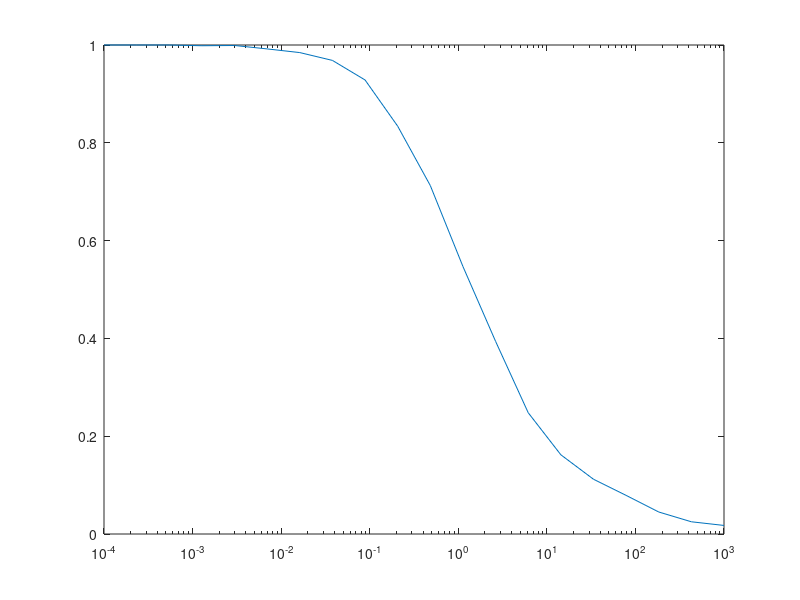

This chart was generated by the following MATLAB code:
clc; clear all;

P = 1; %Transmit power

lambda = 2e-6; % Intensity
K = 1e-4;
R = 5000;
realizations = 2000;


gamma_vec = logspace(-4,3,20);
CovProb = zeros(1,length(gamma_vec));

for i = 1:length(gamma_vec)

    for j = 1:realizations
        N_points = poissrnd(lambda*pi*R^2);

        
        dist_vec = R*sqrt(rand(1,N_points));

        Signal = exprnd(1)*(K*P*min(dist_vec)^(-4));
        Interference = ((K*P*(dist_vec(dist_vec ~= min(dist_vec))).^(-4))) .* exprnd(1,1,N_points -1);
        
        if Signal/(sum(Interference)) > gamma_vec(i)
            CovProb(i) = CovProb(i) + 1/realizations;
        end
    end
end
semilogx(gamma_vec, CovProb);


